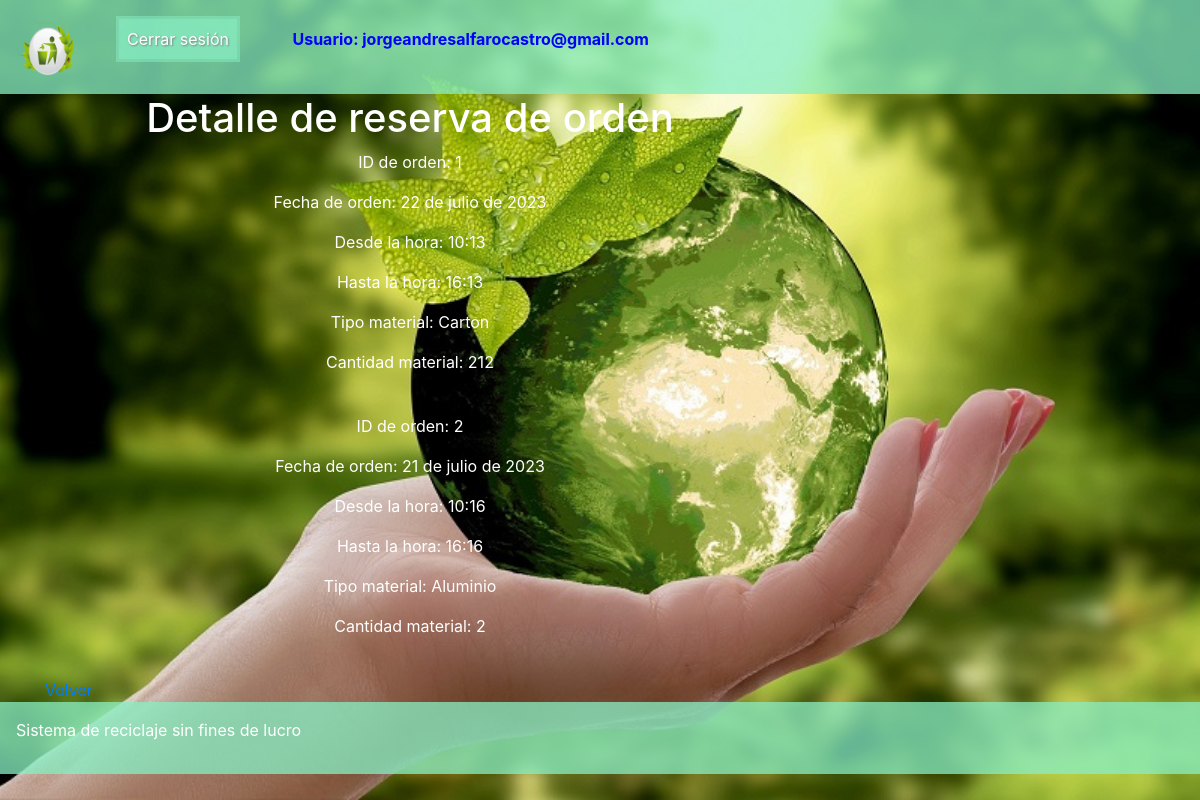
/registro/reserva_list (signed in), run on the app's committed database.
### Registro/models.py (models this page shows, shortened)
class UserModelo(AbstractUser):
    TIPO_USUARIO = (
        ('Recolector', 'Recolector'),
        ('Reciclador', 'Reciclador'),
        ('Ciudadano', 'Ciudadano'),
        ('Operario_municipalidad', 'Operario_municipalidad'),
    )
    rut = models.CharField(max_length=10)
    dv = models.IntegerField()
    nombre = models.CharField(max_length=100)
    edad = models.IntegerField()  # Cálculo aproximado de la edad en años
    direccion = models.CharField(max_length=50)
    codigo_postal = models.IntegerField()
    telefono = models.IntegerField()
    licencia_automotriz = models.ImageField(
        'Licencia automotriz', upload_to='licencias/', blank=True, null=True)
    segundo_nombre_madre = models.CharField(max_length=100)
    tipo_usuario = models.CharField(
        max_length=200, blank=False, null=True, choices=TIPO_USUARIO)
    new_password1 = models.CharField(max_length=50, null=True)
    new_password2 = models.CharField(max_length=50, null=True)
    groups = models.ManyToManyField(Group, related_name='usuarios')
    user_permissions = models.ManyToManyField(Permission, related_name='usuarios')

class Reserva_orden(models.Model):
    id_user = models.ForeignKey(UserModelo, on_delete=models.CASCADE)
    id_orden = models.AutoField(primary_key=True)
    fecha_orden = models.DateField()
    hora_inicio = models.TimeField()
    hora_fin = models.TimeField()
    tipo_material = models.CharField(max_length=200, blank=False, null=True, choices=TIPO_MATERIAL)
    cantidad_material = models.IntegerField()
    latitud_posicion_ciudadano = models.DecimalField(max_digits=9, decimal_places=6, null=True)
    longitud_posicion_ciudadano = models.DecimalField(max_digits=9, decimal_places=6, null=True)
    latitud_posicion_recolector = models.DecimalField(max_digits=9, decimal_places=6, null=True)
    longitud_posicion_recolector = models.DecimalField(max_digits=9, decimal_places=6, null=True)
    estado = models.CharField(max_length=200, null=True)

### Registro/views.py (the view)
# urls.py: path('reserva_list', Orden_Reserva_List.as_view(), name="reserva_list"),
class Orden_Reserva_List(LoginRequiredMixin, ListView):
    model = Reserva_orden
    template_name = 'Registro/detalle_reserva.html'
    def get_queryset(self):
        queryset = super().get_queryset()
        queryset = queryset.filter(id_user=self.request.user.id)
        return queryset

### templates/Registro/detalle_reserva.html
{% extends 'base.html' %}
{% block content %}
<div>
    <h1 class="letras">Detalle de reserva de orden</h1>
</div>
{% if object_list %}
{% for Reserva_orden in object_list %}
    <p class="letras">ID de orden: {{ Reserva_orden.id_orden }}</p>
    <p class="letras">Fecha de orden: {{ Reserva_orden.fecha_orden }}</p>
    <p class="letras">Desde la hora: {{ Reserva_orden.hora_inicio }}</p>
    <p class="letras">Hasta la hora: {{ Reserva_orden.hora_fin }}</p>
    <p class="letras">Tipo material: {{ Reserva_orden.tipo_material }}</p>
    <p class="letras">Cantidad material: {{ Reserva_orden.cantidad_material }}</p>
    <br>
{% endfor %}
{% else %}
    <p class="letras">No hay registros de ordenes</p>
{% endif %}
<a href="{% url 'orden_reserva' %}">Volver</a>
{% endblock %}

### templates/base.html (shortened to what this page needs)
{% load static %}
<html>
    <head>
        <link rel="stylesheet" href="{% static 'css/estilos.css' %}">
        <link rel="stylesheet" href="{% static 'css/bootstrap.min.css' %}">
        <link rel="stylesheet" href="{% static 'css/fondo.css' %}">
        <link rel="stylesheet" href="{% static 'css/registro.css' %}">
        <link rel="stylesheet" href="{% static 'favicon.ico' %}">
    </head>
    <body>
    {% block navbar %}
    <div class="cabezera">
        <nav id="navbar">
            <div id="navbar-logo">
                <img src="{% static 'images/logo_r.png' %}" alt="logo" style="width: 60px; height: 60px;">
            </div>
            <div>
                <ul>
                    {% if user.is_authenticated %}
                    <li class="nav-item"><a href="{% url 'logout' %}">Cerrar sesión</a></li>
                    <span class="ml-md-5" style="color: blue;"><strong>Usuario: {{ user.get_username }}</strong></span>
                    {% endif %}
                </ul>
            </div>
        </nav>
    </div>
    {% endblock %}
    <div class="content container">
        <div class="row">
            <div class="col-md-8">
                {% block content %} {% endblock %}
            </div>
        </div>
    </div>
    <div class="cabezera">
        <div id="navbar">
        <p class="letras">Sistema de reciclaje sin fines de lucro</p>
        </div>
    </div>
    </body>
</html>

### static/css/estilos.css (style rules this page uses)
body { background-image: url("images/planeta_limpio.jpg"); background-repeat: no-repeat; background-size: cover; background-position: center; }
#navbar { background-color: rgba(135, 239, 195, 0.5); }
.content { width: 100%; }
#navbar { background-color: rgba(135, 239, 195, 0.5); padding: 1em 1em; display: flex; align-content: center; width: 100%; }
#navbar li, #contact li { background-color: rgba(135, 239, 195, 0.5); list-style-type: none; text-decoration: none; text-align: center; display: inline-block; transition-duration: 0.2s; }
#navbar li a { background-color: rgba(135, 239, 195, 0.5); text-decoration: none; text-align: center; color: white; padding: 8px; margin: 3px 3px; display: inline-block; text-shadow: 1px 1px 2px grey; }

### static/css/fondo.css (style rules this page uses)
body { background-image: url("../images/planeta_limpio.jpg"); background-repeat: no-repeat; background-size: cover; background-position: center; }
.letras { color: white; text-align: center; }
.cabezera { background-color: rgba(135, 239, 195, 0.5); }
#navbar { background-color: rgba(135, 239, 195, 0.5); }

### data on the page
UserModelo: get_username "jorgeandresalfarocastro@gmail.com"
Reserva_orden: id_orden "1", fecha_orden "22 de julio de 2023", hora_inicio "10:13", hora_fin "16:13", tipo_material "Carton", cantidad_material "212"
Reserva_orden: id_orden "2", fecha_orden "21 de julio de 2023", hora_inicio "10:16", hora_fin "16:16", tipo_material "Aluminio", cantidad_material "2"
